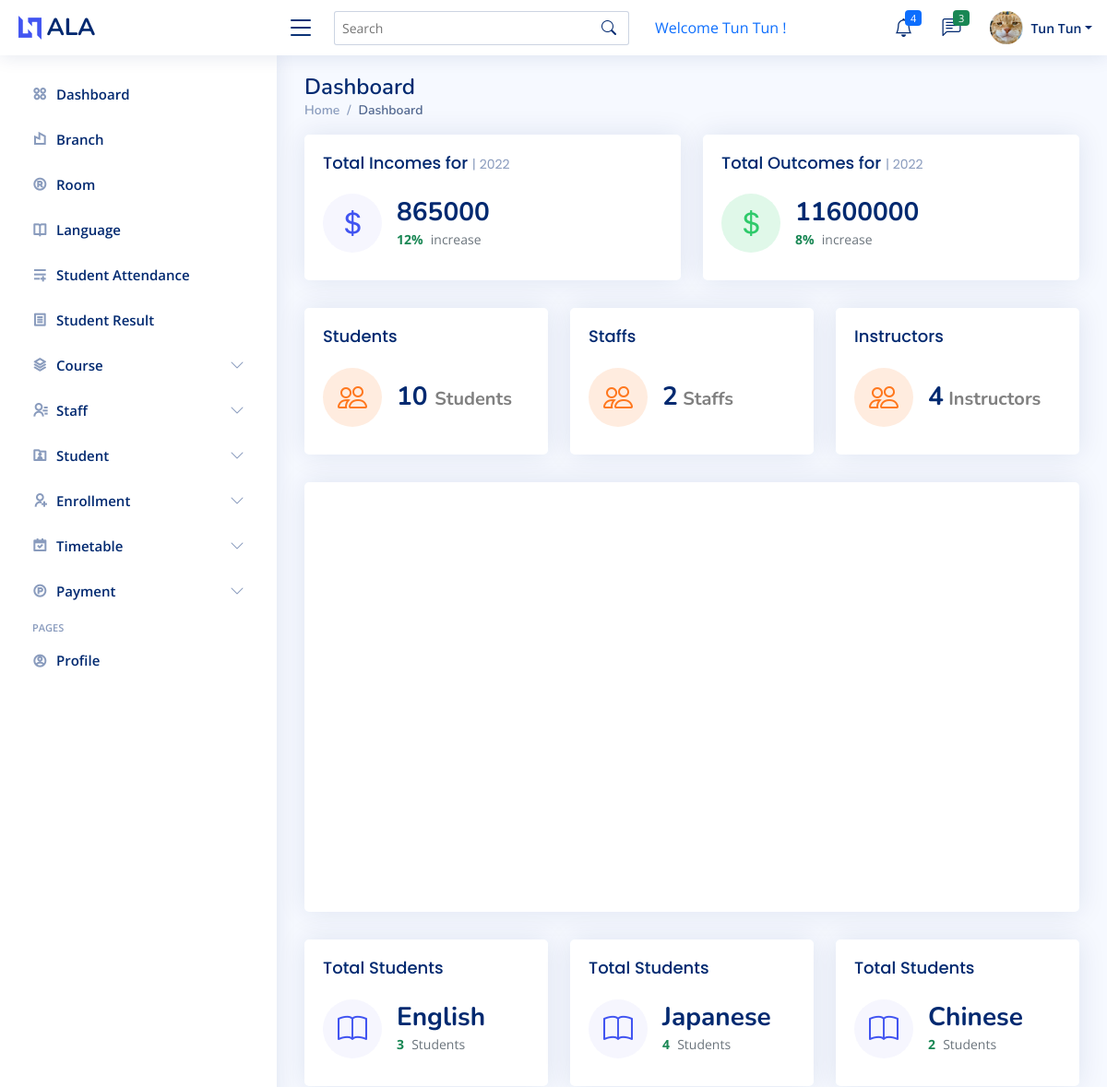
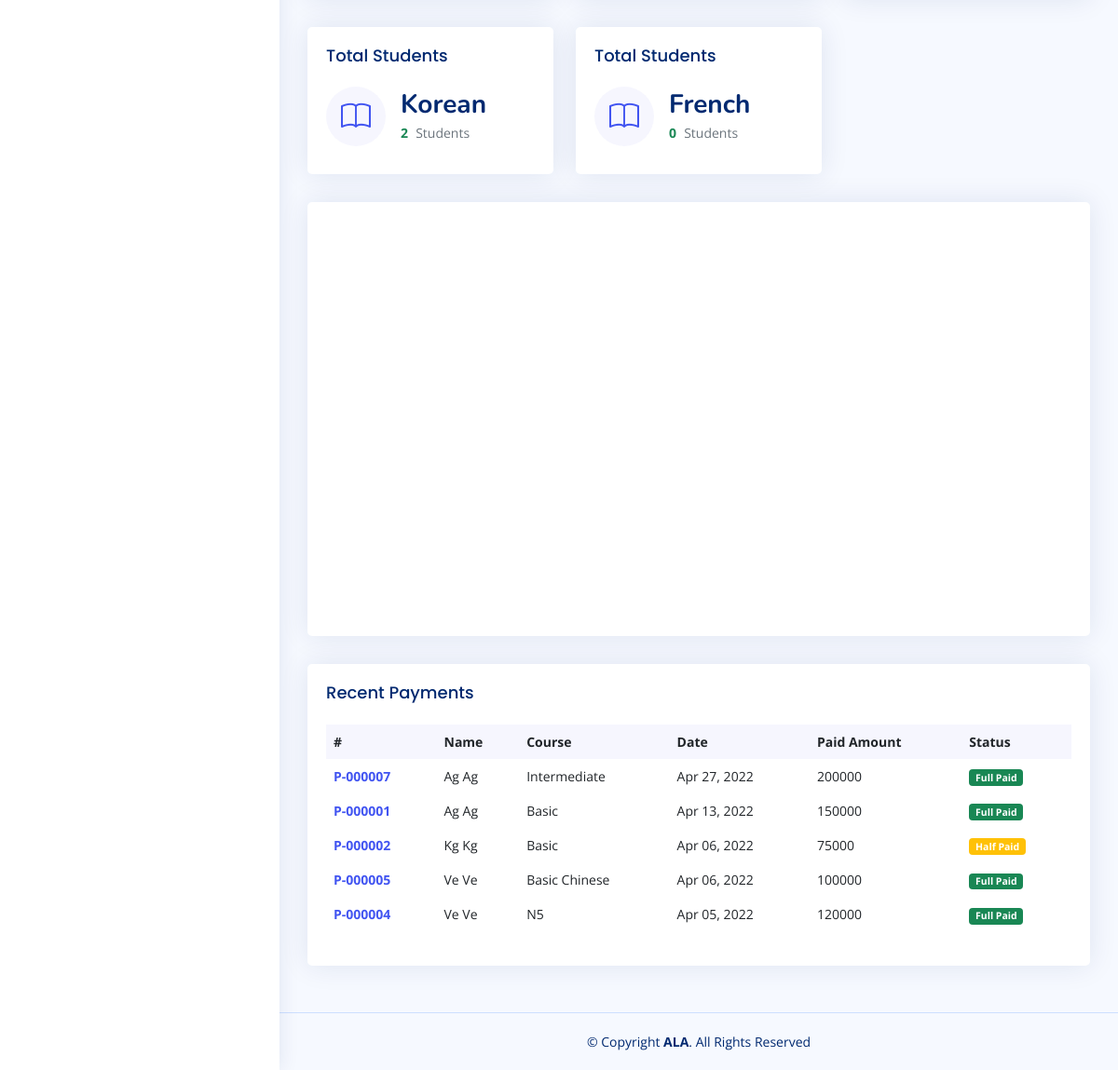
The page /home.php (signed in) on the database its author committed (2 pictures, top to bottom).
### tables this page shows
CREATE TABLE `language` (
  `languageid` int(11) NOT NULL,
  `languagename` varchar(199) NOT NULL
);

CREATE TABLE `payment` (
  `paymentid` varchar(50) NOT NULL,
  `fee` varchar(50) NOT NULL,
  `paidamount` varchar(50) NOT NULL,
  `paymentdate` date NOT NULL,
  `installmentnumber` int(11) NOT NULL,
  `status` varchar(50) NOT NULL,
  `studentid` varchar(20) NOT NULL,
  `courseid` int(11) NOT NULL
);

CREATE TABLE `student` (
  `studentid` varchar(20) NOT NULL,
  `name` varchar(199) NOT NULL,
  `dob` date NOT NULL,
  `gender` varchar(11) NOT NULL,
  `address` varchar(199) NOT NULL,
  `phone` varchar(20) NOT NULL,
  `email` varchar(50) NOT NULL,
  `profile` varchar(199) NOT NULL,
  `entrydate` date NOT NULL DEFAULT current_timestamp(),
  `password` varchar(50) NOT NULL
);

CREATE TABLE `course` (
  `courseid` int(11) NOT NULL,
  `coursename` varchar(199) NOT NULL,
  `fee` varchar(199) NOT NULL,
  `discount` varchar(199) NOT NULL,
  `startdate` date NOT NULL,
  `enddate` date NOT NULL,
  `registerdate` timestamp NOT NULL DEFAULT current_timestamp() ON UPDATE current_timestamp(),
  `languageid` int(11) NOT NULL,
  `roomid` int(11) NOT NULL,
  `staffid` varchar(20) NOT NULL,
  `status` varchar(20) NOT NULL
);

### home.php (the view, shortened to what this page needs)
<?php
 	include 'header.php';
  $year = date("Y");
  $query1="SELECT SUM(paidamount) as paidamount FROM payment";
  $result1=mysqli_query($connection,$query1);
  $row1=mysqli_fetch_array($result1);
  $query2="SELECT SUM(basicsalary) as salary FROM staff";
  $result2=mysqli_query($connection,$query2);
  $row2=mysqli_fetch_array($result2);
  $query3="SELECT * FROM student";
  $result3=mysqli_query($connection,$query3);
  $count3=mysqli_num_rows($result3);
  $query4="SELECT * FROM staff s, stafftype st WHERE s.stafftypeid=st.stafftypeid AND st.stafftype!='Instructor' AND st.stafftype!='Assistant Instructor'";
  $result4=mysqli_query($connection,$query4);
  $count4=mysqli_num_rows($result4);
  $query5="SELECT * FROM staff s, stafftype st WHERE s.stafftypeid=st.stafftypeid AND st.stafftype='Instructor'";
  $result5=mysqli_query($connection,$query5);
  $count5=mysqli_num_rows($result5);
  $query6="SELECT * FROM language";
  $result6=mysqli_query($connection,$query6);
?>
  <main id="main" class="main">
    <div class="pagetitle">
      <h1>Dashboard</h1>
      <nav>
        <ol class="breadcrumb">
          <li class="breadcrumb-item"><a href="home.php">Home</a></li>
          <li class="breadcrumb-item active">Dashboard</li>
        </ol>
      </nav>
    </div>
    <section class="section dashboard">
      <div class="row">
        <div class="col-lg-12">
          <div class="row">
            <div class="col-xxl-4 col-md-6">
              <div class="card info-card sales-card">
                <div class="card-body">
                  <h5 class="card-title">Total Incomes for <span>| <?php echo $year ?></span></h5>
                  <div class="d-flex align-items-center">
                    <div class="card-icon rounded-circle d-flex align-items-center justify-content-center">
                      <i class="bi bi-currency-dollar"></i>
                    </div>
                    <div class="ps-3">
                      <h6><?php echo $row1['paidamount'] ?></h6>
                      <span class="text-success small pt-1 fw-bold">12%</span> <span class="text-muted small pt-2 ps-1">increase</span>
                    </div>
                  </div>
                </div>
              </div>
            </div>
            <div class="col-xxl-4 col-md-6">
              <div class="card info-card revenue-card">
                <div class="card-body">
                  <h5 class="card-title">Total Outcomes for <span>| <?php echo $year ?></span></h5>
                  <div class="d-flex align-items-center">
                    <div class="card-icon rounded-circle d-flex align-items-center justify-content-center">
                      <i class="bi bi-currency-dollar"></i>
                    </div>
                    <div class="ps-3">
                      <h6><?php echo $row2['salary'] ?></h6>
                      <span class="text-success small pt-1 fw-bold">8%</span> <span class="text-muted small pt-2 ps-1">increase</span>
                    </div>
                  </div>
                </div>
              </div>
            </div>
            <div class="col-xxl-4 col-xl-4">
              <div class="card info-card customers-card">
                <div class="card-body">
                  <h5 class="card-title">Students</h5>
                  <div class="d-flex align-items-center">
                    <div class="card-icon rounded-circle d-flex align-items-center justify-content-center">
                      <i class="bi bi-people"></i>
                    </div>
                    <div class="ps-3">
                      <h6><?php echo $count3 ?> <span style="font-size: 20px;color: gray;"> Students</span></h6>
                    </div>
                  </div>
                </div>
              </div>
            </div>
            <div class="col-xxl-4 col-xl-4">
              <div class="card info-card customers-card">
                <div class="card-body">
                  <h5 class="card-title">Staffs</h5>
                  <div class="d-flex align-items-center">
                    <div class="card-icon rounded-circle d-flex align-items-center justify-content-center">
                      <i class="bi bi-people"></i>
                    </div>
                    <div class="ps-3">
                      <h6><?php echo $count4 ?><span style="font-size: 20px;color: gray;"> Staffs</span></h6>
                    </div>
                  </div>
                </div>
              </div>
            </div>
            <div class="col-xxl-4 col-xl-4">
              <div class="card info-card customers-card">
                <div class="card-body">
                  <h5 class="card-title">Instructors</h5>
                  <div class="d-flex align-items-center">
                    <div class="card-icon rounded-circle d-flex align-items-center justify-content-center">
                      <i class="bi bi-people"></i>
                    </div>
                    <div class="ps-3">
                      <h6><?php echo $count5 ?><span style="font-size: 20px;color: gray;"> Instructors</span></h6>
                    </div>
                  </div>
                </div>
              </div>
            </div>
          <div class="col-xxl-12 col-xl-12">
          <div class="card">
            <div class="card-body pt-5 pb-5">
              <div id="chartContainer" style="height: 370px; width: 100%;"></div>
            </div>
          </div>
          </div>
                      <?php
            $count6=mysqli_num_rows($result6);
            if($count6<1){
              echo "<p>No Record Found!</p>";
            }
            else{
              for($i=0;$i<$count6;$i++){
              $rows=mysqli_fetch_array($result6);
              $language=$rows['languagename'];
            ?>
            <div class="col-xxl-4 col-md-4">
              <div class="card info-card sales-card">
                <div class="card-body">
                  <h5 class="card-title">Total Students</h5>
                  <div class="d-flex align-items-center">
                    <div class="card-icon rounded-circle d-flex align-items-center justify-content-center">
                      <i class="bi bi-book"></i>
                    </div>
                    <div class="ps-3">
                      <?php
                      $query7="SELECT * FROM language l, course c, enrollment e WHERE l.languageid=c.languageid AND c.courseid=e.courseid AND l.languagename='$language'";
                      $result7=mysqli_query($connection,$query7);
                      $count7=mysqli_num_rows($result7); ?>
                      <h6><?php echo $language ?></h6>
                      <span class="text-success small pt-1 fw-bold"><?php echo $count7 ?></span> <span class="text-muted small pt-2 ps-1">Students</span>
                    </div>
                  </div>
                </div>
              </div>
            </div>
            <?php
              }
            } ?>
          <div class="col-xxl-12 col-xl-12">
          <div class="card">
            <div class="card-body pt-5 pb-5">
              <div id="chartContainer1" style="height: 370px; width: 100%;"></div>
            </div>
          </div>
          </div>
          <?php
            $paymentquery="SELECT p.*, s.name as studentname, c.coursename as coursename
            FROM payment p, student s, course c
            WHERE p.studentid=s.studentid
            AND p.courseid=c.courseid
            ORDER BY p.paymentdate DESC LIMIT 5";
            $paymentresult=mysqli_query($connection,$paymentquery);
            $paymentcount=mysqli_num_rows($paymentresult);
            if($paymentcount<1){
              echo "<p>No Record Found!</p>";
            }
            else{
            ?>
          <div class="col-12">
              <div class="card recent-sales overflow-auto">
                <div class="card-body">
                  <h5 class="card-title">Recent Payments</h5>
                  <table class="table table-borderless datatable">
                    <thead>
                      <tr>
                        <th scope="col">#</th>
                        <th scope="col">Name</th>
                        <th scope="col">Course</th>
                        <th scope="col">Date</th>
                        <th scope="col">Paid Amount</th>
                        <th scope="col">Status</th>
                      </tr>
                    </thead>
                    <tbody>
                    <?php
                    for($i=0;$i<$paymentcount;$i++)
                    {
                    $rows=mysqli_fetch_array($paymentresult);
                    $paymentid=$rows['paymentid'];
                    $studentname=$rows['studentname'];
                    $coursename=$rows['coursename'];
                    $paidamount=$rows['paidamount'];
                    $status=$rows['status'];
                    $date=$rows['paymentdate'];
                    $paydate=date("M d, Y",strtotime($date));
                  ?>
                      <tr>
                        <th scope="row"><a href="#"><?php echo $paymentid ?></a></th>
                        <td><?php echo $studentname ?></td>
                        <td><?php echo $coursename ?></td>
                        <td><?php echo $paydate ?></td>
                        <td><?php echo $paidamount ?></td>
                        <?php if ($status=='Full Paid') {
                        ?>
                          <td><span class="badge bg-success">Full Paid</span></td>
                        <?php }
                        else {
                         ?>
                          <td><span class="badge bg-warning">Half Paid</span></td>
                        <?php } ?>
                      </tr>
                  <?php } ?>
                    </tbody>
                  </table>
                </div>
              </div>
          </div>
          <?php } ?>
        </div>
      </div>
    </section>
  </main>
<?php
 	include 'footer.php';
?>

### rows shown on the page
language: languagename "English", count7 "3"
language: languagename "Japanese", count7 "4"
language: languagename "Chinese", count7 "2"
language: languagename "Korean", count7 "2"
language: languagename "French", count7 "0"
payment: paymentid "P-000007", studentid.name "Ag Ag", courseid.coursename "Intermediate", paymentdate "Apr 27, 2022", paidamount "200000", status "Full Paid"
payment: paymentid "P-000001", studentid.name "Ag Ag", courseid.coursename "Basic", paymentdate "Apr 13, 2022", paidamount "150000", status "Full Paid"
payment: paymentid "P-000002", studentid.name "Kg Kg", courseid.coursename "Basic", paymentdate "Apr 06, 2022", paidamount "75000", status "Half Paid"
payment: paymentid "P-000005", studentid.name "Ve Ve", courseid.coursename "Basic Chinese", paymentdate "Apr 06, 2022", paidamount "100000", status "Full Paid"
payment: paymentid "P-000004", studentid.name "Ve Ve", courseid.coursename "N5", paymentdate "Apr 05, 2022", paidamount "120000", status "Full Paid"

### other values the page prints
$name "Tun Tun"
$row1['paidamount'] "865000"
$row2['salary'] "11600000"
$count3 "10"
$count4 "2"
$count5 "4"
